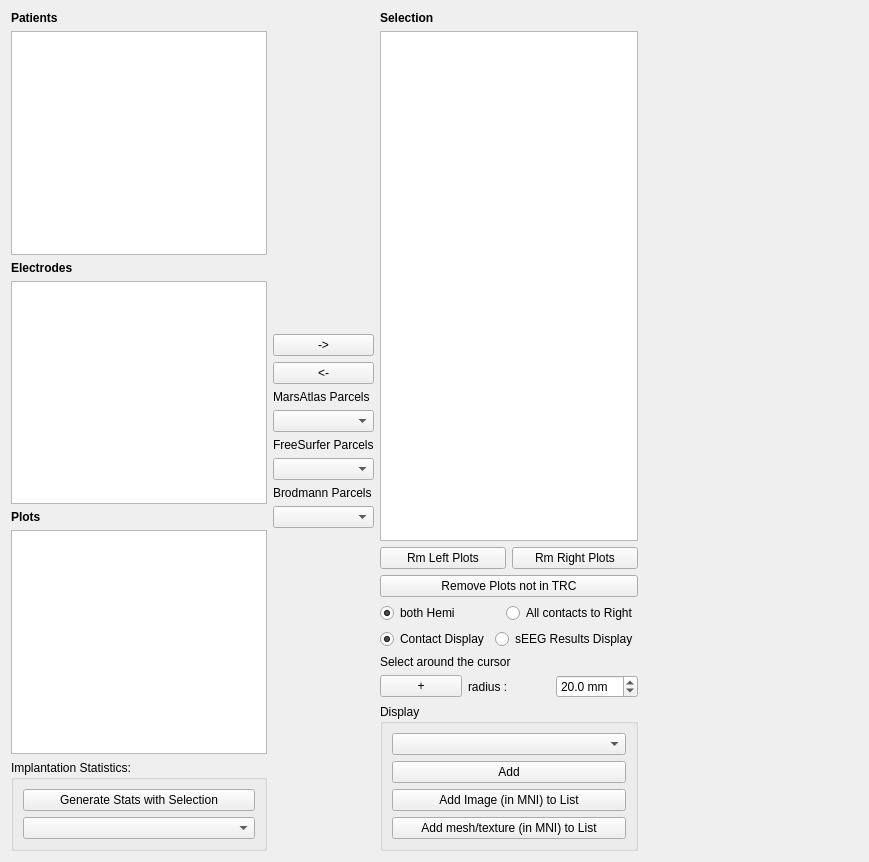
<?xml version="1.0" encoding="UTF-8"?>
<ui version="4.0">
 <class>Widget</class>
 <widget class="QWidget" name="Widget">
  <property name="geometry">
   <rect>
    <x>0</x>
    <y>0</y>
    <width>869</width>
    <height>862</height>
   </rect>
  </property>
  <layout class="QHBoxLayout" name="horizontalLayout_2">
   <item>
    <layout class="QVBoxLayout" name="verticalLayout">
     <item>
      <widget class="QLabel" name="label">
       <property name="sizePolicy">
        <sizepolicy hsizetype="Minimum" vsizetype="Preferred">
         <horstretch>0</horstretch>
         <verstretch>0</verstretch>
        </sizepolicy>
       </property>
       <property name="font">
        <font>
         <weight>75</weight>
         <bold>true</bold>
        </font>
       </property>
       <property name="text">
        <string>Patients</string>
       </property>
      </widget>
     </item>
     <item>
      <widget class="QListWidget" name="subjectList">
       <property name="sizePolicy">
        <sizepolicy hsizetype="Minimum" vsizetype="Expanding">
         <horstretch>0</horstretch>
         <verstretch>0</verstretch>
        </sizepolicy>
       </property>
       <property name="selectionMode">
        <enum>QAbstractItemView::MultiSelection</enum>
       </property>
      </widget>
     </item>
     <item>
      <widget class="QLabel" name="label_2">
       <property name="sizePolicy">
        <sizepolicy hsizetype="Minimum" vsizetype="Preferred">
         <horstretch>0</horstretch>
         <verstretch>0</verstretch>
        </sizepolicy>
       </property>
       <property name="font">
        <font>
         <weight>75</weight>
         <bold>true</bold>
        </font>
       </property>
       <property name="text">
        <string>Electrodes</string>
       </property>
      </widget>
     </item>
     <item>
      <widget class="QListWidget" name="electrodeList">
       <property name="sizePolicy">
        <sizepolicy hsizetype="Minimum" vsizetype="Expanding">
         <horstretch>0</horstretch>
         <verstretch>0</verstretch>
        </sizepolicy>
       </property>
       <property name="selectionMode">
        <enum>QAbstractItemView::MultiSelection</enum>
       </property>
      </widget>
     </item>
     <item>
      <widget class="QLabel" name="label_3">
       <property name="sizePolicy">
        <sizepolicy hsizetype="Minimum" vsizetype="Preferred">
         <horstretch>0</horstretch>
         <verstretch>0</verstretch>
        </sizepolicy>
       </property>
       <property name="font">
        <font>
         <weight>75</weight>
         <bold>true</bold>
        </font>
       </property>
       <property name="text">
        <string>Plots</string>
       </property>
      </widget>
     </item>
     <item>
      <widget class="QListWidget" name="plotList">
       <property name="sizePolicy">
        <sizepolicy hsizetype="Minimum" vsizetype="Expanding">
         <horstretch>0</horstretch>
         <verstretch>0</verstretch>
        </sizepolicy>
       </property>
       <property name="selectionMode">
        <enum>QAbstractItemView::MultiSelection</enum>
       </property>
      </widget>
     </item>
     <item>
      <widget class="QGroupBox" name="groupBox_2">
       <property name="title">
        <string>Implantation Statistics:</string>
       </property>
       <layout class="QVBoxLayout" name="verticalLayout_5">
        <item>
         <widget class="QPushButton" name="generateStatsButton">
          <property name="text">
           <string>Generate Stats with Selection</string>
          </property>
         </widget>
        </item>
        <item>
         <widget class="QComboBox" name="templateCombo"/>
        </item>
       </layout>
      </widget>
     </item>
    </layout>
   </item>
   <item>
    <layout class="QVBoxLayout" name="verticalLayout_2">
     <item>
      <spacer name="verticalSpacer">
       <property name="orientation">
        <enum>Qt::Vertical</enum>
       </property>
       <property name="sizeHint" stdset="0">
        <size>
         <width>20</width>
         <height>40</height>
        </size>
       </property>
      </spacer>
     </item>
     <item>
      <widget class="QPushButton" name="addSelectionButton">
       <property name="sizePolicy">
        <sizepolicy hsizetype="Minimum" vsizetype="Preferred">
         <horstretch>0</horstretch>
         <verstretch>0</verstretch>
        </sizepolicy>
       </property>
       <property name="toolTip">
        <string>Ajouter les plots choisis à la sélection</string>
       </property>
       <property name="text">
        <string>-&gt;</string>
       </property>
      </widget>
     </item>
     <item>
      <widget class="QPushButton" name="removeSelectionButton">
       <property name="sizePolicy">
        <sizepolicy hsizetype="Minimum" vsizetype="Preferred">
         <horstretch>0</horstretch>
         <verstretch>0</verstretch>
        </sizepolicy>
       </property>
       <property name="toolTip">
        <string>Supprimer de la sélection</string>
       </property>
       <property name="text">
        <string>&lt;-</string>
       </property>
      </widget>
     </item>
     <item>
      <widget class="QLabel" name="label_7">
       <property name="text">
        <string>MarsAtlas Parcels</string>
       </property>
      </widget>
     </item>
     <item>
      <widget class="QComboBox" name="AddMAparcels2SelectioncomboBox"/>
     </item>
     <item>
      <widget class="QLabel" name="label_8">
       <property name="text">
        <string>FreeSurfer Parcels</string>
       </property>
      </widget>
     </item>
     <item>
      <widget class="QComboBox" name="AddFSparcels2SelectioncomboBox"/>
     </item>
     <item>
      <widget class="QLabel" name="label_9">
       <property name="text">
        <string>Brodmann Parcels</string>
       </property>
      </widget>
     </item>
     <item>
      <widget class="QComboBox" name="AddBMparcels2SelectioncomboBox"/>
     </item>
     <item>
      <spacer name="verticalSpacer_2">
       <property name="orientation">
        <enum>Qt::Vertical</enum>
       </property>
       <property name="sizeHint" stdset="0">
        <size>
         <width>20</width>
         <height>40</height>
        </size>
       </property>
      </spacer>
     </item>
    </layout>
   </item>
   <item>
    <layout class="QVBoxLayout" name="verticalLayout_4">
     <item>
      <widget class="QLabel" name="label_4">
       <property name="sizePolicy">
        <sizepolicy hsizetype="Minimum" vsizetype="Preferred">
         <horstretch>0</horstretch>
         <verstretch>0</verstretch>
        </sizepolicy>
       </property>
       <property name="font">
        <font>
         <weight>75</weight>
         <bold>true</bold>
        </font>
       </property>
       <property name="text">
        <string>Selection</string>
       </property>
      </widget>
     </item>
     <item>
      <widget class="QListWidget" name="selectionList">
       <property name="sizePolicy">
        <sizepolicy hsizetype="Minimum" vsizetype="Expanding">
         <horstretch>0</horstretch>
         <verstretch>0</verstretch>
        </sizepolicy>
       </property>
       <property name="selectionMode">
        <enum>QAbstractItemView::MultiSelection</enum>
       </property>
      </widget>
     </item>
     <item>
      <layout class="QHBoxLayout" name="horizontalLayout_4">
       <item>
        <widget class="QPushButton" name="removePlotsLeftSide">
         <property name="text">
          <string>Rm Left Plots</string>
         </property>
        </widget>
       </item>
       <item>
        <widget class="QPushButton" name="removePlotsRightSide">
         <property name="text">
          <string>Rm Right Plots</string>
         </property>
        </widget>
       </item>
      </layout>
     </item>
     <item>
      <widget class="QPushButton" name="removePlotsNotTRC">
       <property name="text">
        <string>Remove Plots not in TRC</string>
       </property>
      </widget>
     </item>
     <item>
      <layout class="QHBoxLayout" name="horizontalLayout_3">
       <item>
        <widget class="QRadioButton" name="radioButtonbothHemi">
         <property name="text">
          <string>both Hemi</string>
         </property>
         <property name="checked">
          <bool>true</bool>
         </property>
         <attribute name="buttonGroup">
          <string notr="true">buttonGroupBothOrRightHemi</string>
         </attribute>
        </widget>
       </item>
       <item>
        <widget class="QRadioButton" name="radioButtonAllRight">
         <property name="text">
          <string>All contacts to Right</string>
         </property>
         <attribute name="buttonGroup">
          <string notr="true">buttonGroupBothOrRightHemi</string>
         </attribute>
        </widget>
       </item>
      </layout>
     </item>
     <item>
      <layout class="QHBoxLayout" name="horizontalLayout_5">
       <item>
        <widget class="QRadioButton" name="radioButtonContactDisplay">
         <property name="text">
          <string>Contact Display</string>
         </property>
         <property name="checked">
          <bool>true</bool>
         </property>
         <attribute name="buttonGroup">
          <string notr="true">buttonGroupContactOrsEEG</string>
         </attribute>
        </widget>
       </item>
       <item>
        <widget class="QRadioButton" name="radioButtonsEEGResults">
         <property name="text">
          <string>sEEG Results Display</string>
         </property>
         <attribute name="buttonGroup">
          <string notr="true">buttonGroupContactOrsEEG</string>
         </attribute>
        </widget>
       </item>
      </layout>
     </item>
     <item>
      <widget class="QLabel" name="label_5">
       <property name="text">
        <string>Select around the cursor</string>
       </property>
      </widget>
     </item>
     <item>
      <layout class="QHBoxLayout" name="horizontalLayout">
       <item>
        <widget class="QPushButton" name="addAroundButton">
         <property name="text">
          <string>+</string>
         </property>
        </widget>
       </item>
       <item>
        <widget class="QLabel" name="label_6">
         <property name="text">
          <string>radius :</string>
         </property>
        </widget>
       </item>
       <item>
        <widget class="QDoubleSpinBox" name="radiusSpin">
         <property name="suffix">
          <string> mm</string>
         </property>
         <property name="decimals">
          <number>1</number>
         </property>
         <property name="value">
          <double>20.000000000000000</double>
         </property>
        </widget>
       </item>
      </layout>
     </item>
     <item>
      <widget class="QGroupBox" name="groupBox">
       <property name="sizePolicy">
        <sizepolicy hsizetype="Minimum" vsizetype="Preferred">
         <horstretch>0</horstretch>
         <verstretch>0</verstretch>
        </sizepolicy>
       </property>
       <property name="title">
        <string>Display</string>
       </property>
       <layout class="QVBoxLayout" name="verticalLayout_3">
        <item>
         <widget class="QComboBox" name="displayCombo">
          <property name="sizePolicy">
           <sizepolicy hsizetype="Minimum" vsizetype="Fixed">
            <horstretch>0</horstretch>
            <verstretch>0</verstretch>
           </sizepolicy>
          </property>
         </widget>
        </item>
        <item>
         <widget class="QPushButton" name="addDisplayButton">
          <property name="text">
           <string>Add</string>
          </property>
         </widget>
        </item>
        <item>
         <widget class="QPushButton" name="addMNIImageToDisplayList">
          <property name="text">
           <string>Add Image (in MNI) to List</string>
          </property>
         </widget>
        </item>
        <item>
         <widget class="QPushButton" name="addMNIMeshTextToDisplayList">
          <property name="text">
           <string>Add mesh/texture (in MNI) to List</string>
          </property>
         </widget>
        </item>
       </layout>
      </widget>
     </item>
    </layout>
   </item>
   <item>
    <widget class="QWidget" name="viewWidget" native="true">
     <property name="sizePolicy">
      <sizepolicy hsizetype="Expanding" vsizetype="Expanding">
       <horstretch>0</horstretch>
       <verstretch>0</verstretch>
      </sizepolicy>
     </property>
    </widget>
   </item>
  </layout>
 </widget>
 <resources/>
 <connections/>
 <buttongroups>
  <buttongroup name="buttonGroupBothOrRightHemi"/>
  <buttongroup name="buttonGroupContactOrsEEG"/>
 </buttongroups>
</ui>
